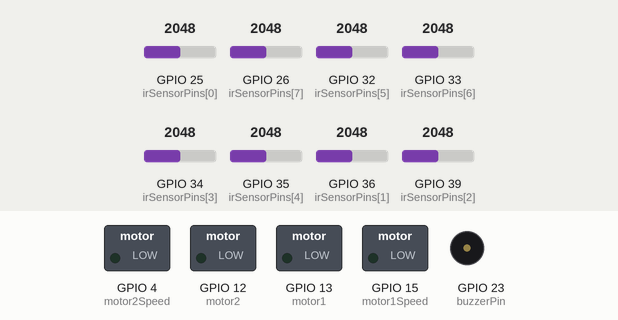
The sketch below on a simulated ESP32. On the bench: switched loads named in the sketch (green lamp = pin HIGH), buzzer (waves = sounding). Inputs (shaded band) come from the test bench; at power-on: GPIO 25 (irSensorPins[0]) = 2048, GPIO 26 (irSensorPins[7]) = 2048, GPIO 32 (irSensorPins[5]) = 2048, GPIO 33 (irSensorPins[6]) = 2048, GPIO 34 (irSensorPins[3]) = 2048, GPIO 35 (irSensorPins[4]) = 2048, GPIO 36 (irSensorPins[1]) = 2048, GPIO 39 (irSensorPins[2]) = 2048. What the sketch prints to the serial monitor is not drawn.

Above: at 0.2 s.
Timing chart, 0 to 1.7 s (numbered marks = the images above):
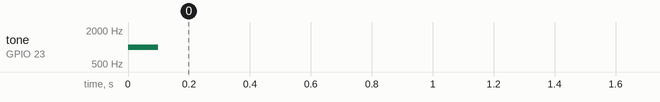

Measured:
- by itself, tone on GPIO 23 (buzzerPin): silent → 1000 Hz at 0.00 s, → silent 0.10 s later

The sketch:

qtrTest.ino
```cpp
#include "qtr.h"
#include "motors.h"
#include "buzzer.h"

void setup() {
	Serial.begin(9600);
	//qtr setup
	for (int i = 0; i < SensorCount; i++) {
		pinMode(irSensorPins[i], INPUT);
	}

	//motor setup
	pinMode(motor1, OUTPUT);
	pinMode(motor2, OUTPUT);
	pinMode(motor1Speed, OUTPUT);
	pinMode(motor2Speed, OUTPUT);
	forward(0,0);
	pinMode(buzzerPin, OUTPUT);
	buzzer();
}

void loop() {
	int i;
	irScan();
	detectPostion();
	Serial.print("sensorValues: ");
		for(i=0; i< SensorCount; i++){
			Serial.print(sensorValues[i]);
			Serial.print(", ");
		}
	Serial.println("");
	Serial.print("position: ");
	Serial.println(position);
	Serial.print("readsum: ");
	Serial.println(readsum);
	Serial.print("irFull: ");
	Serial.println(irFull);
	Serial.print("irRight: ");
	Serial.println(irRight);
	Serial.print("irLeft: ");
	Serial.println(irLeft);
	Serial.print("irNothing: ");
	Serial.println(irNothing);
	Serial.print("irMid: ");
	Serial.println(irMid);
	delay(200);
}
```

buzzer.h
```cpp
#include <esp32-hal-timer.h>

//needs change
//make sure to know the hardware timer pins
#define buzzerPin 23

hw_timer_t *buzzerTimer = NULL;

void buzzerCallback() {
  noTone(buzzerPin);
  digitalWrite(buzzerPin, LOW); // Turn off the buzzer pin
}

void buzzer() {
  tone(buzzerPin, 1000);
//interrupt hardware timer to stop buzzing without stoping code
//100% not chatgpt
  if (buzzerTimer == NULL) {
    buzzerTimer = timerBegin(0, 80, true); // Use timer 0 with prescaler 80 and counting up
    timerAttachInterrupt(buzzerTimer, &buzzerCallback, true); // Attach the callback function
    timerAlarmWrite(buzzerTimer, 100000, false); // Set the alarm for 100ms
    timerAlarmEnable(buzzerTimer); // Enable the timer alarm
  } else {
    timerRestart(buzzerTimer); // Restart the timer
  }
}
```

motors.h
```cpp
/*motors*/
//needs change
#define motor1      13   // right wheel
#define motor2      12   // left wheel
#define motor1Speed 15	 // right wheel speed
#define motor2Speed 4	 // left wheel speed


void back(int speed1, int speed2){
	digitalWrite(motor1,1);
	digitalWrite(motor2,1);
	analogWrite(motor1Speed,speed1);
	analogWrite(motor2Speed,speed2);
}

void forward(int speed1,int speed2){
	digitalWrite(motor1,0);
	digitalWrite(motor2,0);
	analogWrite(motor1Speed,speed1);
	analogWrite(motor2Speed,speed2);
}

void left(int speed1,int speed2){
	digitalWrite(motor1,0);
	digitalWrite(motor2,1);
	analogWrite(motor1Speed,speed1);
	analogWrite(motor2Speed,speed2);
}

void right(int speed1,int speed2){
	digitalWrite(motor1,1);
	digitalWrite(motor2,0);
	analogWrite(motor1Speed,speed1);
	analogWrite(motor2Speed,speed2);
}

//allows bidirectional control from one function
void setMotors(int speed1, int speed2){
	if (speed1 > 0) digitalWrite(motor1,0);
	else digitalWrite(motor1,1);
	analogWrite(motor1Speed,abs(speed1));

	if (speed2 > 0) digitalWrite(motor2,0);
	else digitalWrite(motor2,1);
	analogWrite(motor2Speed,abs(speed2));
}
```

qtr.h
```cpp
/*ir sensors*/
//needs change
#define SensorCount 8
const int irSensorPins[SensorCount] = {25, 36, 39, 34, 35, 32, 33, 26};
uint16_t sensorValues[SensorCount];
//uint16_t position;
float position;
uint16_t readsum;
const int leftbound = 2000;//3000;
const int rightbound = 5000;//4000;
const int thres = 3200; //threshhold value, max sensor reading is 4095
bool irFull = false;
bool irRight = false;
bool irLeft = false;
bool irNothing = false;
bool irMid = false;

void irScan(){
	//read analog values
	sensorValues[0]= analogRead(irSensorPins[0]);
	sensorValues[1]= analogRead(irSensorPins[1]);
	sensorValues[2]= analogRead(irSensorPins[2]);
	sensorValues[3]= analogRead(irSensorPins[3]);
	sensorValues[4]= analogRead(irSensorPins[4]);
	sensorValues[5]= analogRead(irSensorPins[5]);
	sensorValues[6]= analogRead(irSensorPins[6]);
	sensorValues[7]= analogRead(irSensorPins[7]);

	//resets vars
	position=0;
	readsum=0;
	int i;

	// calculating weighted average
	for(i=0; i< SensorCount; i++){
		position+= i*1000*sensorValues[i];
		readsum+= sensorValues[i];
	}

	if( readsum>0) {position = position/readsum;}
	// value is between 0 and 7000
	// 0 to the right, 1000 for each sensor
	// 7000 to the left
}

void detectPostion(){
	irFull= false, irRight= false, irLeft= false, irNothing= false, irMid= false;
	//ngl hate this binary logic here
	//pid can use position as error, target is always 4000
	if (position>=leftbound && position <=rightbound) {
		//checks for side sensors if their readings are weak or not
		if(sensorValues[6]<thres && sensorValues[1]<thres && sensorValues[3]>thres && sensorValues[4]>thres){
			irMid=true;
		}
		//checks if all (not most) readings are high
		//else if (readsum>(thres*9)){
		else if (sensorValues[0] >= thres && sensorValues[1] >= thres && sensorValues[2] >= thres && sensorValues[3] >= thres &&
      sensorValues[4] >= thres && sensorValues[5] >= thres && sensorValues[6] >= thres && sensorValues[7] >= thres && sensorValues[8] >= thres) {
			irFull=true;
		}
		//else the position is mid cuz there's nothing
		//readings wont be 0 when nothing cuz physics, else that'd be a problem
		else{
			irNothing=true;
		}
	}
	else if (position<leftbound){
		irRight=true;
	}
	else if (position>rightbound){
		irLeft=true;
	}
}
```
